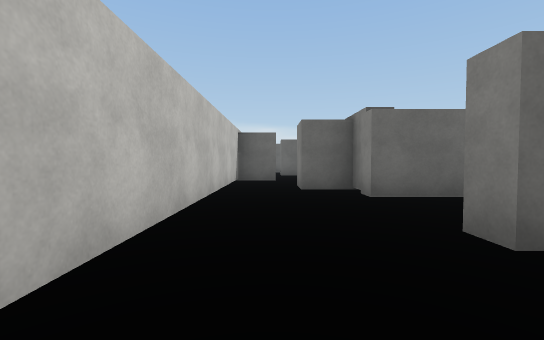
View 1 (above)

15 first-person views from a walk through a scene from a Unity 3-D project. The camera is 1.2 m above the floor, tilts 2° down and sees 90° across. The floor is counted in squares, 2 m on a side. Each view is taken from the middle of a square. On the plan, view 1 faces up. The plan holds only what a view shows up to about 9 squares ahead; the rest is blank. The place goes on beyond the plan. The player character is not drawn. Door leaves are left out, so doorways stand open. Surface patterns are stand-ins for the level's own textures.

View 2
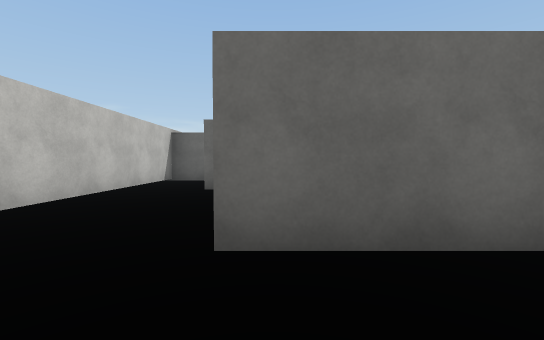

View 3
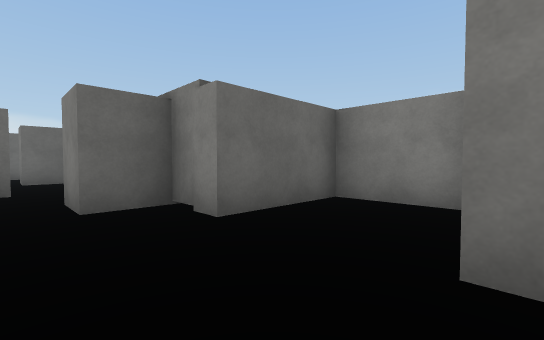

View 4
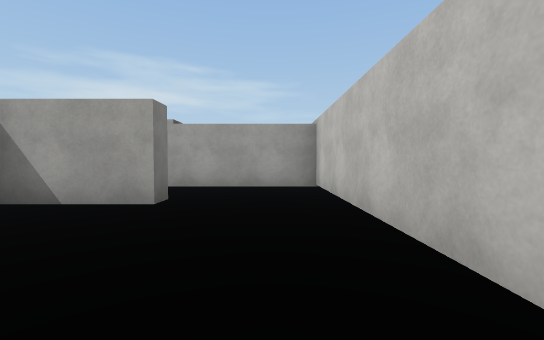

View 5
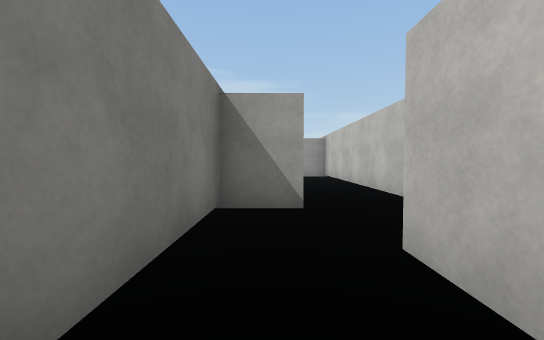

View 6
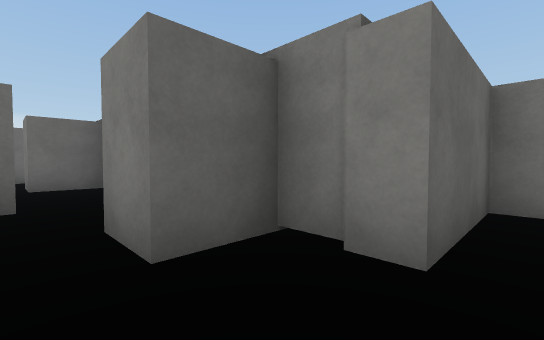

View 7
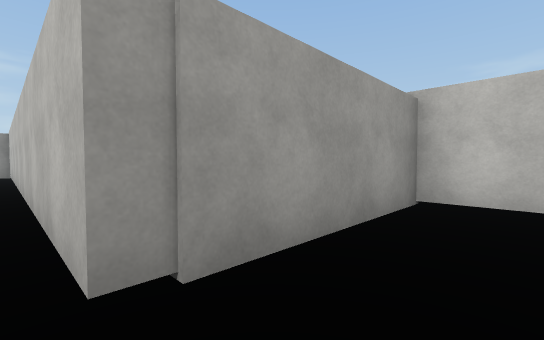

View 8
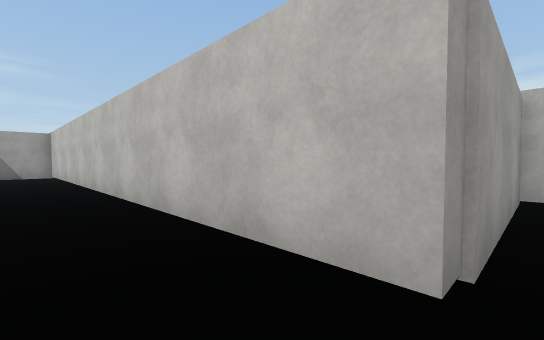

View 9
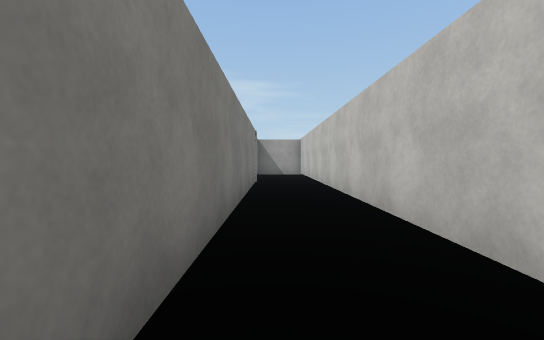

View 10
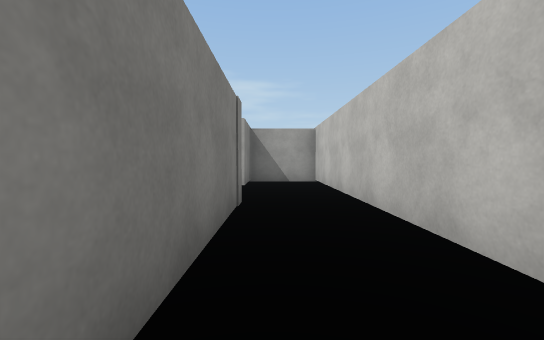

View 11
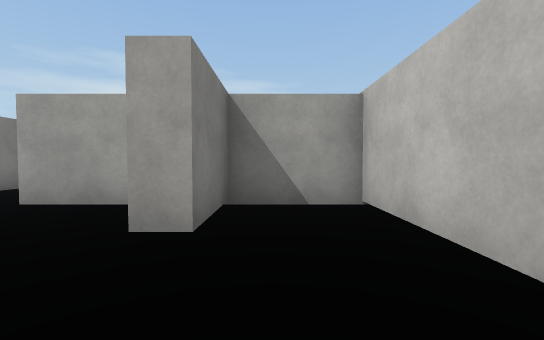

View 12
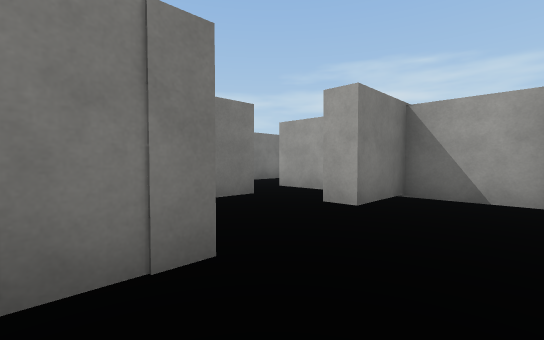

View 13
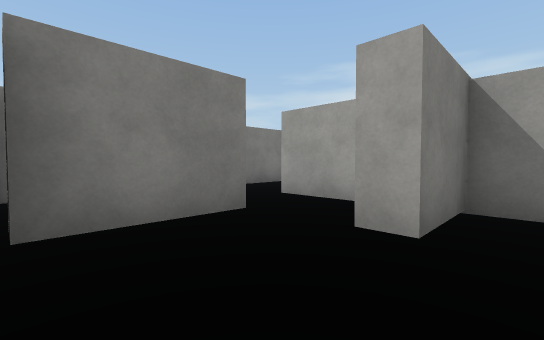

View 14
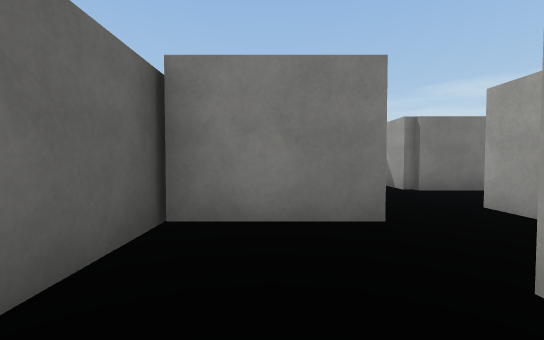

View 15
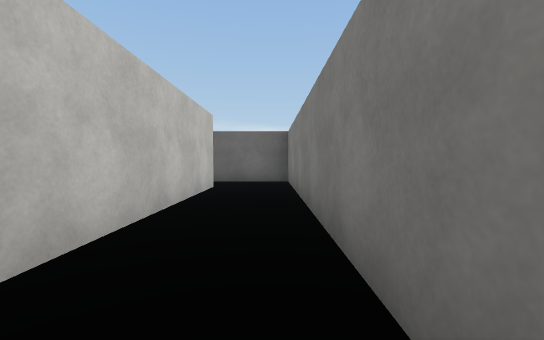

### Floor plan
Ten units are one square. View 1 is at (0, 0); x grows to the right and y downward. Boxes are objects, and circles mark ways between rooms. Rooms are numbered by the first view taken in them; rooms with no view inside come last. Other rooms are left out.
<svg viewBox="-15 -125 95 247">
<path fill="none" stroke="#000" d="M17 -18 17 -23M-10 -25 -10 2 28 2M17 -23 38 -23M-10 -65 -10 -25M39 -26 39 -44 17 -44 17 -56 6 -56 6 -66M16 -108 4 -108 4 -119M45 80 45 -15M68 79 50 79M65 101 65 80M28 2 28 117 45 117 45 101 51 101M59 117 75 117M45 -18 17 -18M6 -66 17 -66 17 -94M1 -92 1 -82 -10 -82 -10 -65"/>
<circle cx="5" cy="-20" r="3" fill="#2a7"/>
<circle cx="20" cy="-5" r="3" fill="#2a7"/>
<circle cx="0" cy="-70" r="3" fill="#2a7"/>
<circle cx="10" cy="-90" r="3" fill="#2a7"/>
<text x="10" y="-10">1</text>
<text x="10" y="-40">2</text>
<text x="10" y="-120">3</text>
<text x="40" y="60">4</text>
<text x="10" y="-80">5</text>
</svg>
Room 1 opens to room 2. Room 1 opens to room 4. Room 2 opens to room 5. Room 3 opens to room 5.

Where each view was taken, in squares from view 1:
view 1: 0 up, 0 right, facing up
view 2: 0 up, 2 right, facing up
view 3: 2 up, 0 right, facing up-right
view 4: 6 up, 0 right, facing down
view 5: 10 up, 1 right, facing down
view 6: 4 up, 0 right, facing up-right
view 7: 1 up, 3 right, facing down-left
view 8: 0 up, 4 right, facing down-left
view 9: 0 up, 4 right, facing down
view 10: 4 down, 4 right, facing down
view 11: 8 down, 4 right, facing down
view 12: 7 down, 3 right, facing down-right
view 13: 8 down, 4 right, facing down-right
view 14: 9 down, 4 right, facing right
view 15: 6 down, 4 right, facing up
